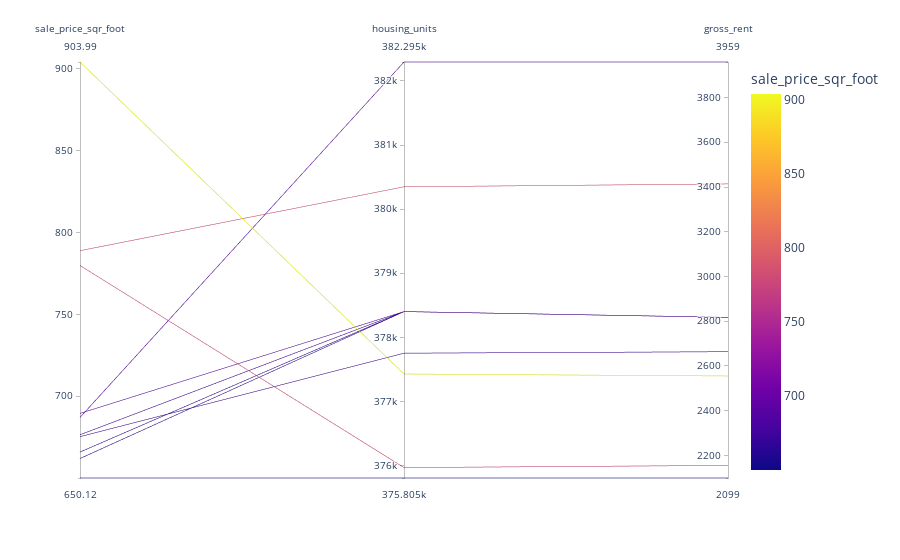

This figure's notebook cell:
### Code cell
parallel_coordinates_plot_avg_neighborhood_values = px.parallel_coordinates(avg_neighborhood_values_top_10, color='sale_price_sqr_foot')
parallel_coordinates_plot_avg_neighborhood_values.show()

### Figure 1 — Plotly figure (JSON) as saved in the notebook; plotly's stock layout.template omitted (floating-point values rounded to 4 significant figures)
{"data": [{"dimensions": [{"label": "sale_price_sqr_foot", "values": [904.0, 788.8, 779.8, 689.6, 687.1, 676.5, 675.4, 666.0, 662.0, 650.1]}, {"label": "housing_units", "values": [377400.0, 380348, 376000.0, 378401, 382295, 378401, 377752, 378401, 378401, 375805]}, {"label": "gross_rent", "values": [2555.0, 3414, 2155.0, 2817.0, 3959, 2817.0, 2664.0, 2817.0, 2817.0, 2099]}], "domain": {"x": [0, 1], "y": [0, 1]}, "line": {"color": [904.0, 788.8, 779.8, 689.6, 687.1, 676.5, 675.4, 666.0, 662.0, 650.1], "coloraxis": "coloraxis"}, "name": "", "type": "parcoords"}], "layout": {"autosize": true, "coloraxis": {"colorbar": {"title": {"text": "sale_price_sqr_foot"}}, "colorscale": [[0, "#0d0887"], [0.1111, "#46039f"], [0.2222, "#7201a8"], [0.3333, "#9c179e"], [0.4444, "#bd3786"], [0.5556, "#d8576b"], [0.6667, "#ed7953"], [0.7778, "#fb9f3a"], [0.8889, "#fdca26"], [1, "#f0f921"]]}, "legend": {"tracegroupgap": 0}, "margin": {"t": 60}}}
